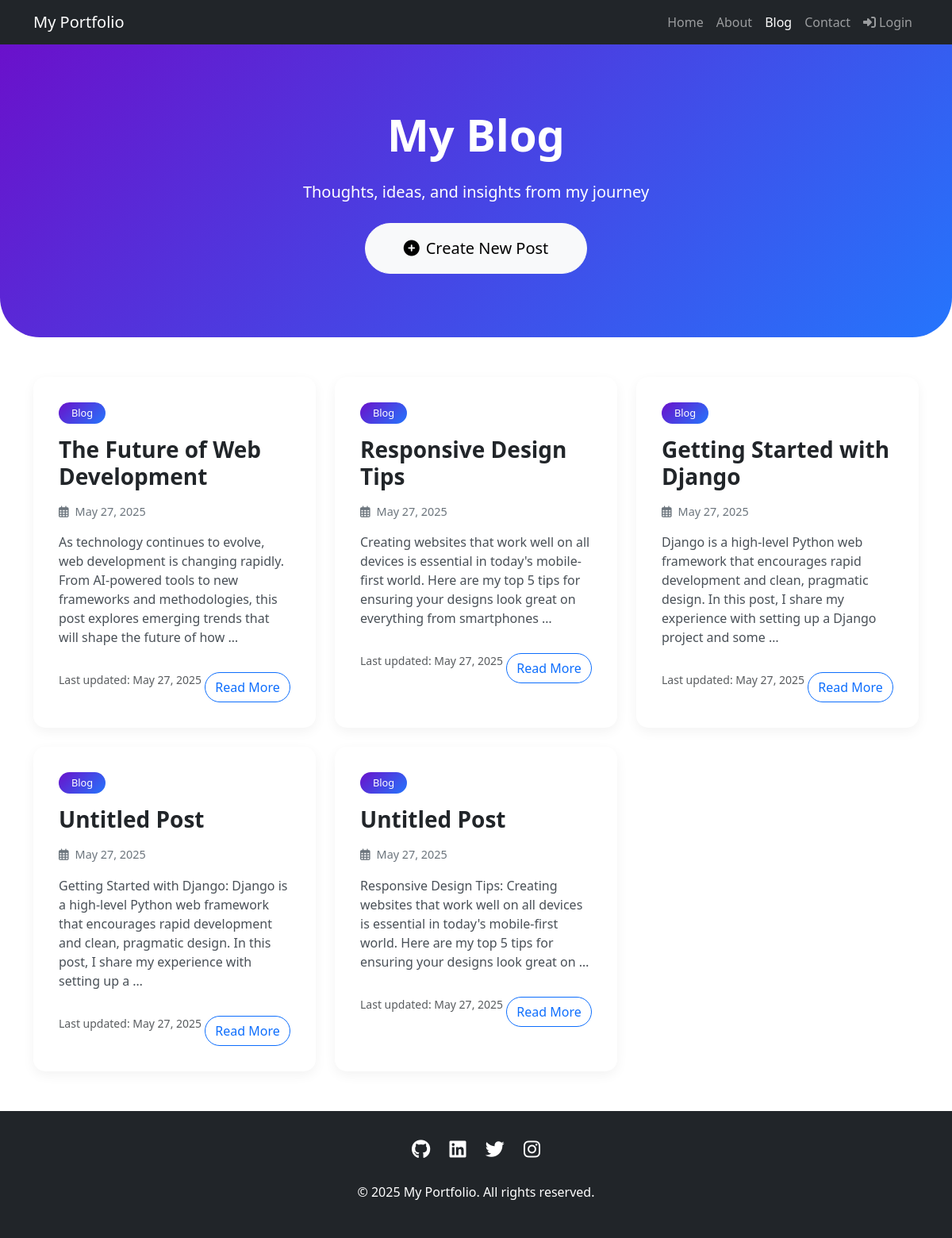
/posts/, run on an earlier commit of the app's database.
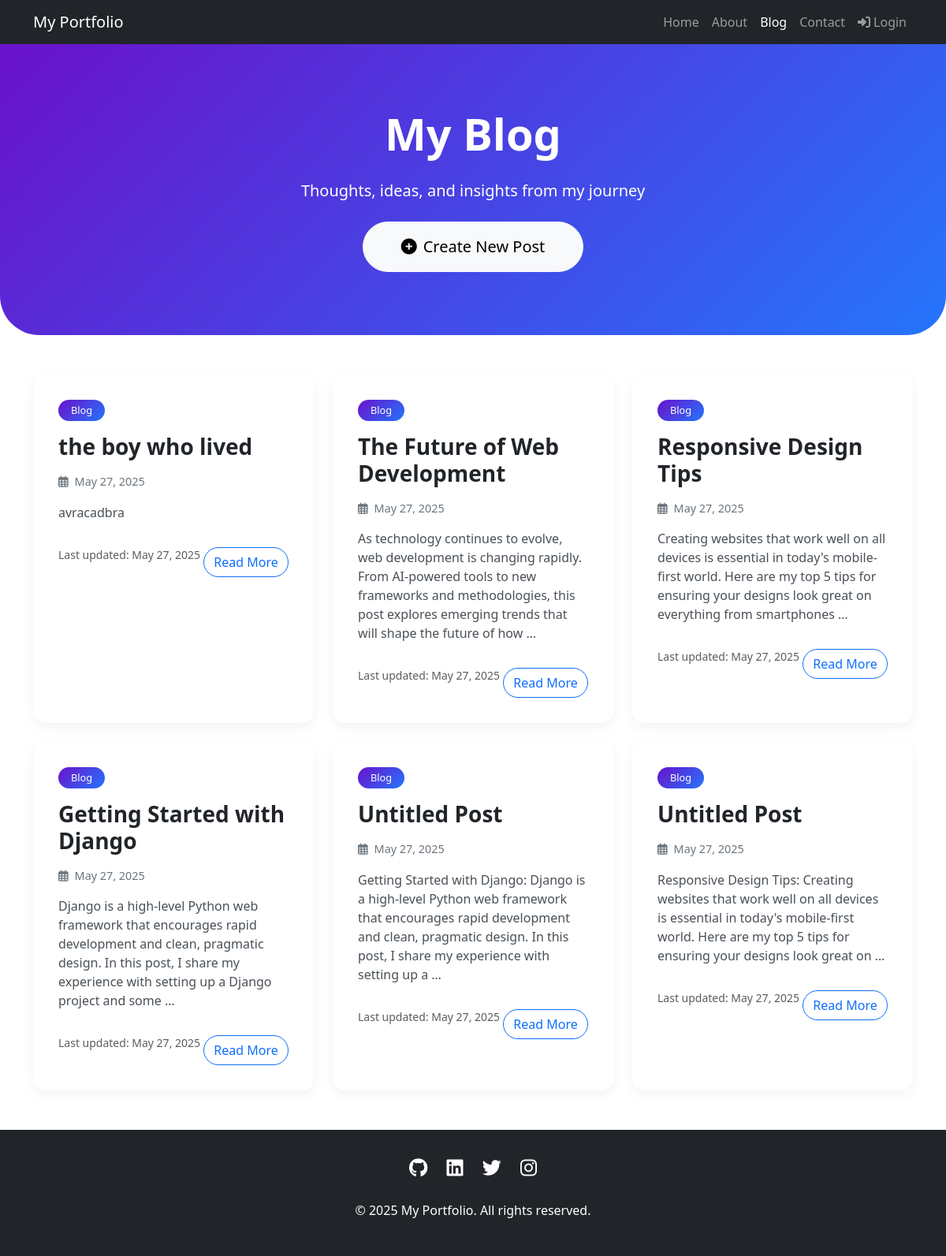
And on a later commit of the database.
### posts/models.py (models this page shows, shortened)
class Posts(models.Model):
    text = models.CharField(max_length=400)
    title = models.CharField(max_length=100, default="Untitled Post")
    created_at = models.DateTimeField(default=timezone.now)
    updated_at = models.DateTimeField(auto_now=True)
    class Meta:
        ordering = ["-created_at"]

### posts/views.py (the view)
# urls.py: path('', PostList.as_view(), name='post_list'),
class PostList(ListView):
    model = Posts
    template_name = "posts/post_list.html"
    context_object_name = "posts"

### templates/posts/post_list.html (shortened to what the changed rows need)
{% load static %}
<!DOCTYPE html>
<html lang="en">
<head>
    <link href="https://cdn.jsdelivr.net/npm/bootstrap@5.3.0/dist/css/bootstrap.min.css" rel="stylesheet">
    <link rel="stylesheet" href="https://cdnjs.cloudflare.com/ajax/libs/font-awesome/6.4.0/css/all.min.css">
</head>
<body>
    <header class="blog-header">
        <div class="container text-center">
            <h1 class="display-4 fw-bold mb-4">My Blog</h1>
        </div>
    </header>
    <section class="container mb-5">
        {% if posts %}
            <div class="row g-4">
                {% for post in posts %}
                    <div class="col-md-6 col-lg-4">
                        <div class="card post-card h-100">
                            <div class="card-body">
                                <span class="post-category">Blog</span>
                                <h3 class="card-title">{{ post.title }}</h3>
                                <p class="post-date mb-3"><i class="far fa-calendar-alt me-2"></i>{{ post.created_at|date:"F j, Y" }}</p>
                                <p class="post-content">{{ post.text|truncatewords:30 }}</p>
                                <small class="text-muted">Last updated: {{ post.updated_at|date:"F j, Y" }}</small>
                                <a href="{% url 'post_detail' post.id %}" class="btn btn-outline-primary rounded-pill mt-3">Read More</a>
                            </div>
                        </div>
                    </div>
                {% endfor %}
            </div>
        {% else %}
            <div class="no-posts">
                <i class="fas fa-pencil-alt fa-3x mb-4 text-muted"></i>
                <h3>No Posts Yet</h3>
                <p class="lead">Check back soon for new content!</p>
            </div>
        {% endif %}
    </section>
</body>
</html>

What changed in the data, as far as the page shows it:
added Posts: title "the boy who lived", created_at "May 27, 2025", text "avracadbra", updated_at "May 27, 2025"
